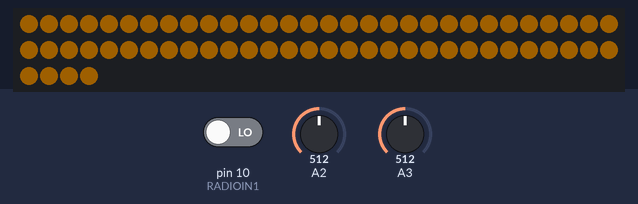
The sketch below on a simulated Arduino Uno, built with avr-gcc and run on an emulated ATmega328P. Parts: 64 RGB LEDs in strip order, left to right, continuing on the next row. The test bench sets the inputs (shaded band); at power-on: A2 = 512, A3 = 512, pin 10 (RADIOIN1) LOW. Dim RGB values are drawn brighter than linear.

Above: at 1.2 s.
1.3 s: A2 set to 487
At 2.5 s:
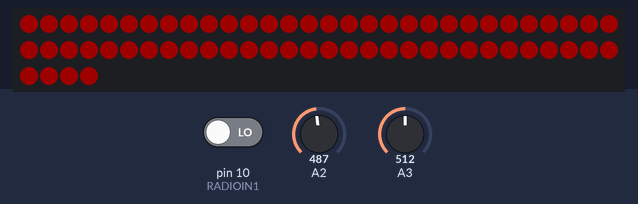
2.8 s: A3 set to 489
At 3.7 s:
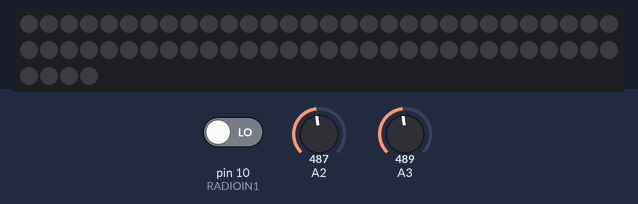
4.3 s: A2 set to 510
At 5.0 s:
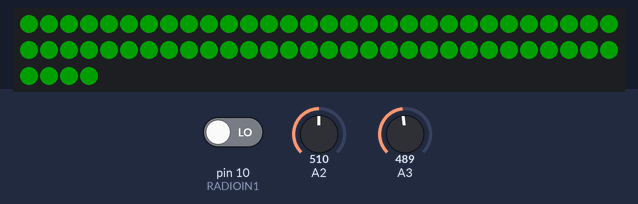
5.8 s: A2 set to 490
At 6.2 s:
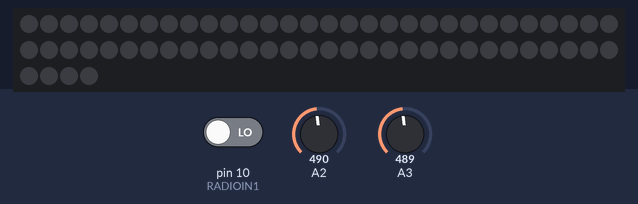
7.3 s: A2 set to 511
At 8.8 s:
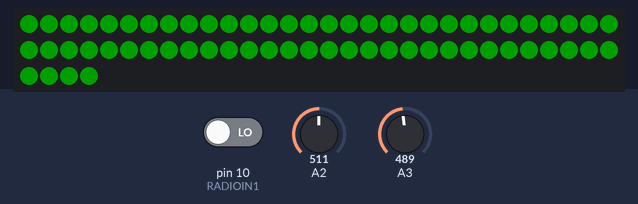
Timing chart, 0 to 9.8 s (numbered marks = the images above; inputs shaded):
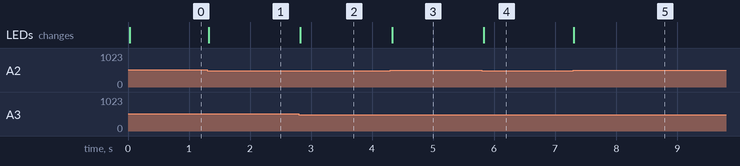

The sketch:

DJI_LED.ino
```cpp
// (licence header left out)
#include <Adafruit_NeoPixel.h>
#include <math.h>

#define ROTL(v, n) (v << n) | (v >> (sizeof(v) * 8 - n))
#define ROTR(v, n) (v >> n) | (v << (sizeof(v) * 8 - n))

#define PIN 9
#define RADIOIN1 10 // 'gaz' command
#define RADIOIN2 11 // animation selector
#define FADING_STEP 5
#define BRIGHTNESS 30 // brightness 0-255

Adafruit_NeoPixel pixels = Adafruit_NeoPixel(64, PIN);
word statesL = 0x303; // two arm define
word statesR = 0x303; // two arm define
//word statesL = 0xC63; // tree arm define
//word statesR = 0xC63; // tree arm define
//int radiomin; // minimum throtle

void setup() {
  Serial.begin(9600);
  pixels.begin();
  pixels.setBrightness(BRIGHTNESS);
  pinMode(A2, INPUT);
  pinMode(A3, INPUT);
  pinMode(RADIOIN1, INPUT);
  pinMode(RADIOIN2, INPUT);
  //radiomin = pulseIn(RADIOIN, HIGH, 25000); // store min throtle
}

word getAnimationSpeed(void) {
  static const int animationSpeeds[] = { 0, 0, 0, 0, 0, 0, 320, 160, 80, 40, 20, 10 }; // speeds of animation
  // Read the radio 'gaz' command
  unsigned long int duration = pulseIn(RADIOIN1, HIGH, 25000);
  // Determine the animation speed based on the previous read
  byte animationSpeedIndex = (byte)(ceil((float)duration / 200.0f));
  // Select the animation speed and limit the index in range 0 - 11
  return animationSpeeds[((animationSpeedIndex <= 11) ? animationSpeedIndex : 11)];
}

unsigned long int getAnimationColor(word animationSpeed) {
  static const unsigned long int animationColors[] = { 0x000000, 0x00FF00, 0xFF0000, 0xFF9900 }; // colors of animation
  static unsigned long int animationColor = 0x000000;
  // read Naza red led
  int sensorValue0 = analogRead(A2);
  // read Naza green led
  int sensorValue1 = analogRead(A3);
  byte animationColorIndex = (sensorValue0 > 500) + ((sensorValue1 > 500) << 1);

  if (animationColorIndex != 0 || animationSpeed == 0) {
    animationColor = animationColors[animationColorIndex];
  }

  return animationColor;
}

void playAnimation(word animationSpeed, unsigned long int animationColor) {
  static unsigned long int startTime = 0;
  if (millis() - startTime >= animationSpeed) {
    if (animationSpeed == 0) {
      playNoAnimation(animationColor);
    }
    else {
      if (pulseIn(RADIOIN2, HIGH, 25000) < 1500) {
        playAnimationRing(animationColor);
      }
      else {
        playAnimationFading(animationColor);
      }
    }
    startTime = millis();
  }
}

void playNoAnimation(unsigned long int animationColor) {
  for (byte i = 0; i < 16; i++) {
    pixels.setPixelColor(i, animationColor);
    pixels.setPixelColor(i+16, animationColor);
    pixels.setPixelColor(i+32, animationColor);
    pixels.setPixelColor(i+48, animationColor);
    pixels.setBrightness(BRIGHTNESS);
  }

  pixels.show();
}

void playAnimationRing(unsigned long int animationColor) {
  unsigned long int stateL = 0;
  unsigned long int stateR = 0;

  for (byte i = 0; i < 16; i++) {
    stateL = (statesL >> i) & 0x0001;
    stateR = (statesR >> i) & 0x0001;
    pixels.setPixelColor(i, stateR * animationColor);
    pixels.setPixelColor(i+16, stateL * animationColor);
    pixels.setPixelColor(i+32, stateR * animationColor);
    pixels.setPixelColor(i+48, stateL * animationColor);
  }

  statesL = ROTL(statesL, 1);
  statesR = ROTR(statesR, 1);

  pixels.show();
}

void playAnimationFading(unsigned long int animationColor) {
  static byte direction = 1; // start direction fading
  static word intensity = 0;

  for (byte i = 0; i < 64; i++) {
    pixels.setPixelColor(i, animationColor);
  }

  intensity += direction * FADING_STEP;

  if ( intensity >= 255 ) {
    direction = -1;
  }
  else if ( intensity <= 0 ) {
    direction = 1;
  }

  pixels.setBrightness(((intensity <= 255) ? intensity : 255));
  pixels.show();
}

void loop() {
  word animationSpeed = getAnimationSpeed();
  unsigned long int animationColor = getAnimationColor(animationSpeed);
  playAnimation(animationSpeed, animationColor);
}
```

Measured:
- the behaviour switches between 501 and 500 on A2 (found by bisection; images 0 and 1)
- the behaviour switches between 501 and 500 on A3 (found by bisection; images 1 and 2)
- after the input at 1.3 s, the LEDs: change at once (image 1)
- after the input at 2.8 s, the LEDs: change at once (image 2)
- after the input at 4.3 s, the LEDs: change at once (image 3)
- after the input at 5.8 s, the LEDs: change at once (image 4)
- after the input at 7.3 s, the LEDs: change at once (image 5)
